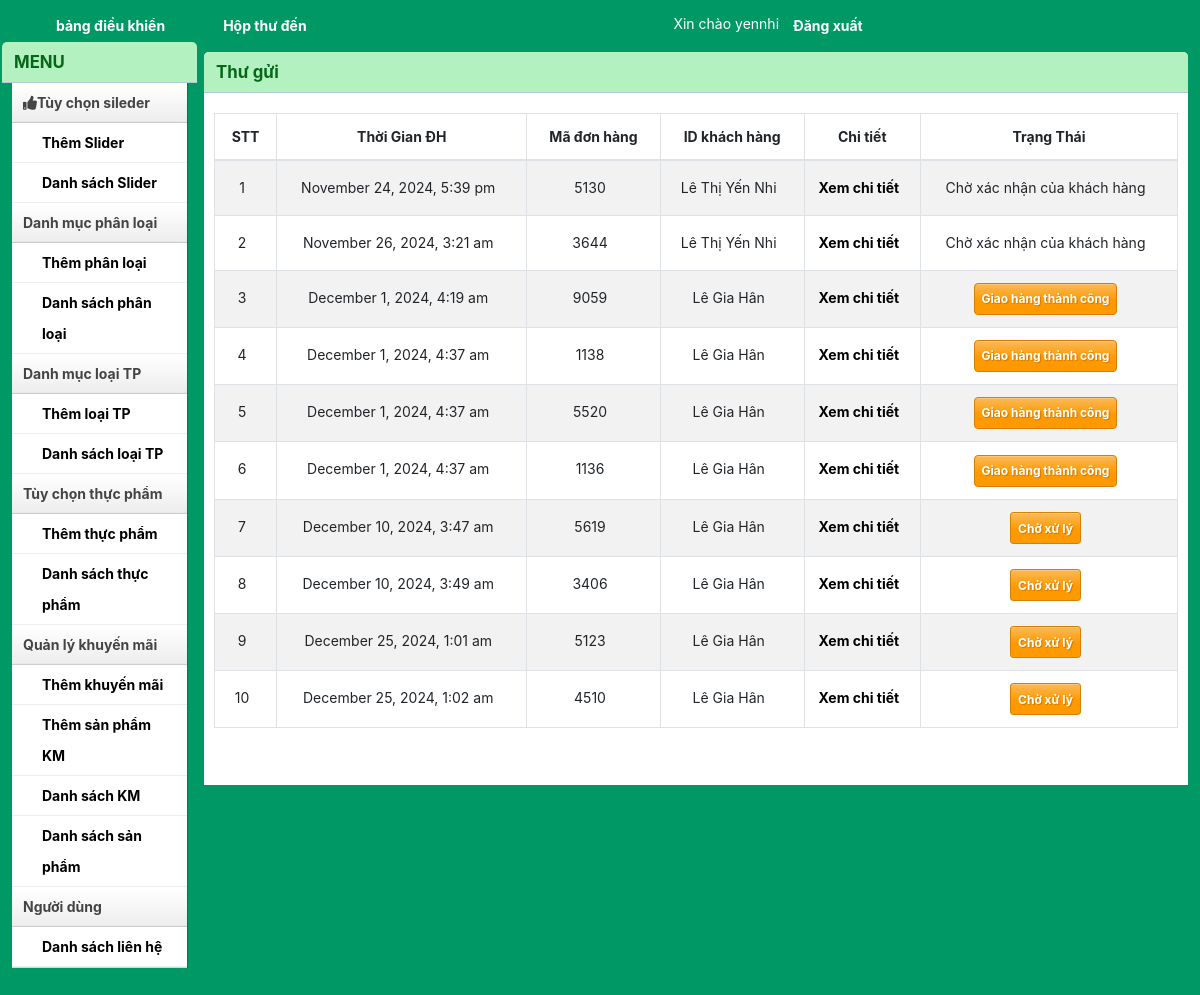
Screenshot of /banthucpham/admin/inbox.php (signed in) with the database file from the repository.
### tables this page shows
CREATE TABLE `da_donhangdadat` (
  `id_donhangdadat` int(11) NOT NULL,
  `madonhang` varchar(20) NOT NULL,
  `TrangThai` int(11) NOT NULL,
  `customer_id` int(11) NOT NULL,
  `ngaydat` timestamp NOT NULL DEFAULT current_timestamp() ON UPDATE current_timestamp()
);

CREATE TABLE `da_loginuser` (
  `cusID` int(11) NOT NULL,
  `cusName` varchar(200) NOT NULL,
  `cusDiaChi` varchar(200) NOT NULL,
  `tinhID` int(11) NOT NULL,
  `huyenID` int(11) NOT NULL,
  `cusSDT` varchar(30) NOT NULL,
  `cusEmail` varchar(50) NOT NULL,
  `cusPass` varchar(200) NOT NULL,
  `points` int(11) DEFAULT 0
);

### banthucpham/lib/database.php (called while the page is built, shortened)
<?php
Class Database{
   public $host   = DB_HOST;
   public $user   = DB_USER;
   public $pass   = DB_PASS;
   public $dbname = DB_NAME;
   public $link;
private function connectDB(){
   $this->link = new mysqli($this->host, $this->user, $this->pass,
    $this->dbname);
 }
public function select($query){
  $result = $this->link->query($query) or
   die($this->link->error.__LINE__);
  if($result->num_rows > 0){
    return $result;
  } else {
    return false;
  }
 }
}

### banthucpham/class/giohang_class.php (called while the page is built, shortened)
<?php
$filepath =realpath(dirname(__FILE__));
include_once ($filepath.'/../lib/database.php');
     include_once ($filepath.'/../helpers/format.php');
?>
<?php
class giohang_class
{
    private $db;
    public function __construct()
    {
        $this->db = new Database;
    }
    public function get_inbox_cart(){
        $query = "SELECT *FROM da_donhangdadat,da_loginuser where da_donhangdadat.customer_id=da_loginuser.cusID order by ngaydat";
        $result = $this->db->select($query);
        return $result;
    }
}
?>

### banthucpham/helpers/format.php (called while the page is built, shortened)
<?php
class Format{
 public function formatDate($date){
    return date('F j, Y, g:i a', strtotime($date));
 }
}
?>

### banthucpham/admin/inbox.php (the view, shortened to what this page needs)
<?php
include 'inc/header.php';
include 'inc/sidebar.php';
$filepath = realpath(dirname(__FILE__));
include_once($filepath . '/../class/giohang_class.php');
include_once($filepath . '/../helpers/format.php');
$gh = new giohang_class;
?>
<div class="grid_10">
    <div class="box round first grid">
        <h2>Thư gửi</h2>
        <div class="block">
            <table class="table table-striped table-bordered table-hover" id="example">
                <thead class="text-center">
                    <tr>
                        <th>STT</th>
                        <th>Thời Gian ĐH</th>
                        <th>Mã đơn hàng</th>
                        <th>ID khách hàng</th>
                        <th>Chi tiết</th>
                        <th>Trạng Thái</th>
                    </tr>
                </thead>
                <tbody>
                    <?php
                    $fm = new Format;
                    $get_inbox_cart = $gh->get_inbox_cart();
                    if ($get_inbox_cart) {
                        $i = 0;
                        while ($result = $get_inbox_cart->fetch_assoc()) {
                            $i++;
                    ?>
                            <tr class="odd gradeX">
                                <td><?php echo $i ?></td>
                                <td><?php echo $fm->formatDate($result['ngaydat']) ?></td>
                                <td><?php echo $result['madonhang'] ?></td>
                                <td><?php echo $result['cusName'] ?></td>
                                <td><a href="customer.php?cusid=<?php echo $result['customer_id'] ?>&madonhang=<?php echo $result['madonhang'] ?>">Xem chi tiết</a></td>
                                <td class="text-center">
                                    <?php
                                    if ($result['TrangThai'] == '0') {
                                    ?>
                                        <a href="?shiftid=<?php echo $result['madonhang']?>" class="btn btn-warning btn-sm">Chờ xử lý</a>
                                    <?php
                                    } else if ($result['TrangThai'] == '2') {
                                    ?>
                                        <p href="" class="btn btn-warning">Giao hàng thành công</p>
                                    <?php
                                    } else {
                                        echo 'Chờ xác nhận của khách hàng';
                                    }
                                    ?>
                                </td>
                            </tr>
                    <?php
                        }
                    }
                    ?>
                </tbody>
            </table>
        </div>
    </div>
</div>
<?php include 'inc/footer.php'; ?>

### banthucpham/admin/css/grid.css (style rules this page uses)
.grid_1, .grid_2, .grid_3, .grid_4, .grid_5, .grid_6, .grid_7, .grid_8, .grid_9, .grid_10, .grid_11, .grid_12, .grid_13, .grid_14, .grid_15, .grid_16 { display: inline; float: left; margin-left: 1%; margin-right: 1%; }
.container_12 .grid_10 { width: 81.333%; }

### banthucpham/admin/inc/header.php (style rules this page uses)
body { background: #009966 none repeat scroll 0 0; color: #444; font-size: 14px; padding: 0; }
a { color: #000; font-weight:bold; text-decoration: none; }
h1, h2, h3, h4, h5, h6 { line-height:1.2em; margin-bottom:.3em; }
h2 { margin-top:1em; }
.box { background:#fff; margin-bottom:20px; padding:10px 10px 10px 10px; margin-left:-8px; }
.box.grid { padding-bottom:40px; }
.box.round { -moz-border-radius: 5px 5px 0px 0px; -webkit-border-radius: 5px 5px 0px 0px; border-radius: 5px 5px 0px 0px; }
.box h2 { font-size:1.2em; font-weight:bold; color:#066719; background: #b4f1c0; margin:-10px -10px 0 -10px; padding:10px 12px; border-bottom:1px solid #B3CBD6; -moz-border-radius: 5px 5px 0px 0px; -webkit-border-radius: 5px 5px 0px 0px; border-radius: 5px 5px 0px 0px; }
.box.first { min-height: 406px; }
.block { padding-top:20px; }
p { margin-bottom:1em; }
.block { padding-bottom:1px; }
tr.odd { height: 30px; line-height: 30px; border-bottom:1px solid #e6e6e6; }
tr.odd td, tr.even td { padding-left:5px; text-align: center; }
.btn, .btn-icon, .btn-mini { background-repeat: repeat-x; color: #FFF; font-weight: bold; display: inline-block; text-decoration: none; border-width: 1px; border-style: solid; padding: 0 15px 4px; padding: 0 7px 4px; margin: 0; text-shadow: 1px 1px 1px rgba(0,0,0,.2); filter: progid:DXImageTransform.Microsoft.Shadow(color=#999999,direction=135,strength=2); cursor: pointer; position: relative; }
.btn, .btn-icon { background-position: 0 -80px; font-size: 12px; height: 32px; line-height: 29px; }
a.btn, a.btn-icon { height: 32px; line-height: 32px; padding-bottom: 0; }
.btn, .btn-icon, .btn-mini, .btn:visited, .btn-icon:visited, .btn-mini:visited { background-image: url(../img/bg-lite.png); background-color: #F90; border-color: #D58000; color: #FFF; }

### rows the page displays
da_donhangdadat: ngaydat "November 24, 2024, 5:39 pm", madonhang "5130", da_loginuser.cusName "Lê Thị Yến Nhi", TrangThai "Chờ xác nhận của khách hàng"
da_donhangdadat: ngaydat "November 26, 2024, 3:21 am", madonhang "3644", da_loginuser.cusName "Lê Thị Yến Nhi", TrangThai "Chờ xác nhận của khách hàng"
da_donhangdadat: ngaydat "December 1, 2024, 4:19 am", madonhang "9059", da_loginuser.cusName "Lê Gia Hân"
da_donhangdadat: ngaydat "December 1, 2024, 4:37 am", madonhang "1138", da_loginuser.cusName "Lê Gia Hân"
da_donhangdadat: ngaydat "December 1, 2024, 4:37 am", madonhang "5520", da_loginuser.cusName "Lê Gia Hân"
da_donhangdadat: ngaydat "December 1, 2024, 4:37 am", madonhang "1136", da_loginuser.cusName "Lê Gia Hân"
da_donhangdadat: ngaydat "December 10, 2024, 3:47 am", madonhang "5619", da_loginuser.cusName "Lê Gia Hân"
da_donhangdadat: ngaydat "December 10, 2024, 3:49 am", madonhang "3406", da_loginuser.cusName "Lê Gia Hân"
da_donhangdadat: ngaydat "December 25, 2024, 1:01 am", madonhang "5123", da_loginuser.cusName "Lê Gia Hân"
da_donhangdadat: ngaydat "December 25, 2024, 1:02 am", madonhang "4510", da_loginuser.cusName "Lê Gia Hân"

### other values shown
Session::get('adminTen') "yennhi"
